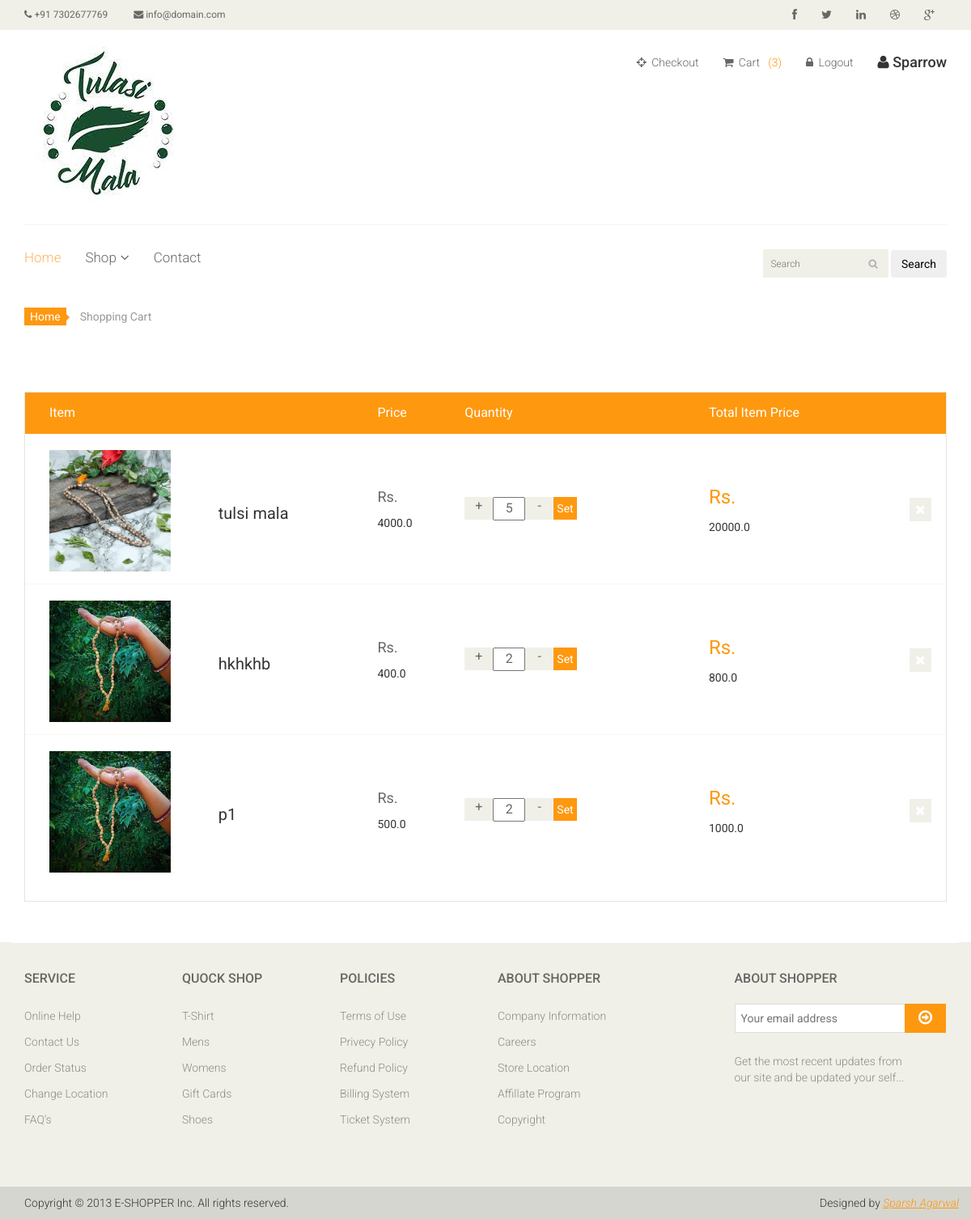
Page /cart (signed in) on the earlier database version.
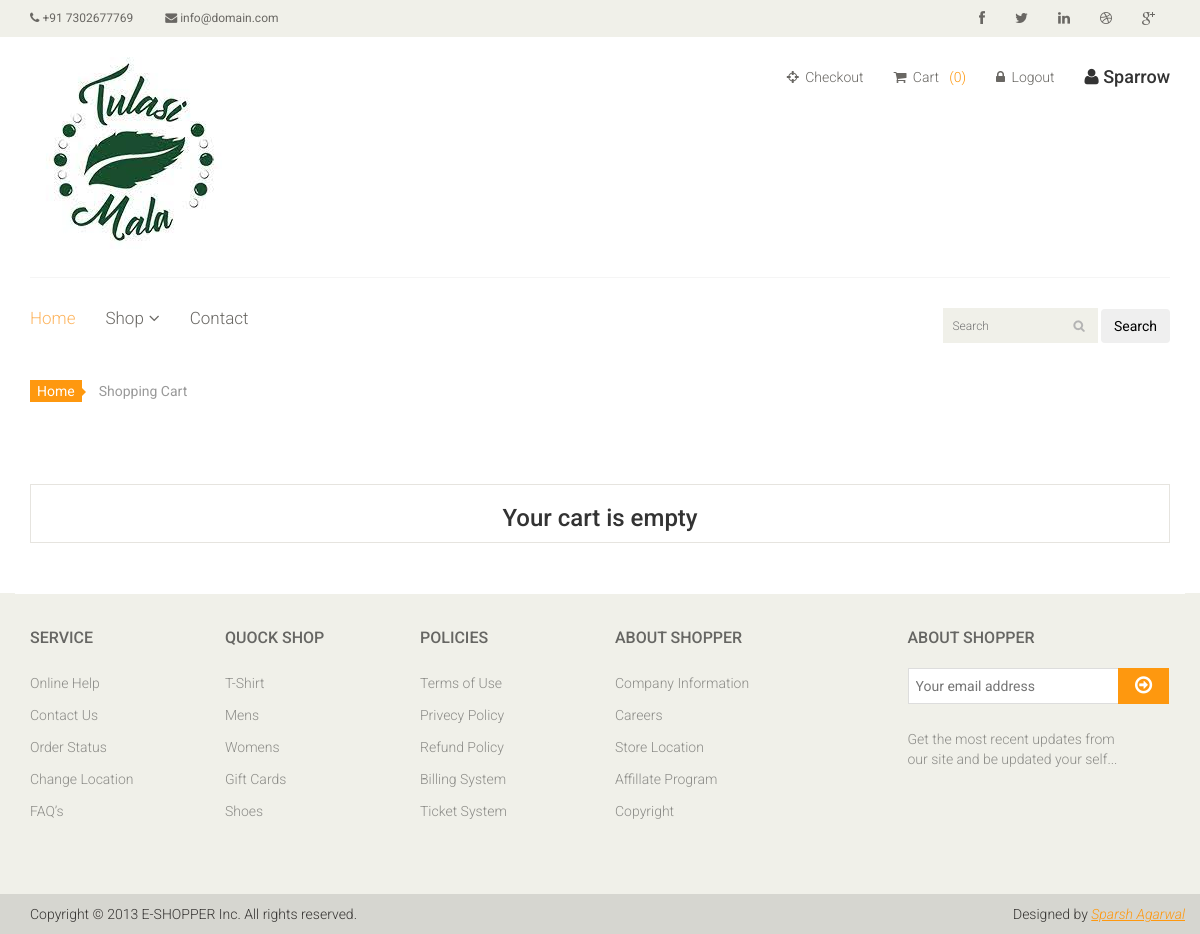
Same page on the later database version.
### core/models.py (models this page shows, shortened)
class Cart(models.Model):
    user = models.ForeignKey(User, on_delete=models.CASCADE)
    product = models.ForeignKey(Product, on_delete=models.CASCADE)
    quantity = models.IntegerField(default=1)

class Product(models.Model):
    name = models.CharField(max_length=100)
    category = models.ForeignKey('Category', on_delete=models.CASCADE)
    slug = models.SlugField(unique=True, null=True, blank=True)
    desc = models.TextField()
    price = models.FloatField(default=0.0)
    product_available_count = models.IntegerField(default=0)
    img = models.ImageField(upload_to='images/')
    def __str__(self):
        return self.name

### core/views.py (the view, shortened to what this page needs)
# urls.py: path('cart', views.cart, name='cart'),
def cart(request):
    if request.user.is_authenticated:
        if Cart.objects.filter(user=request.user).exists():
            order = Order.objects.get(user=request.user, ordered=False)
            cart_items = Cart.objects.filter(user=request.user)
            len_of_cart = len(Cart.objects.filter(user=request.user))
            cart_prod_and_price = []
            for item in cart_items:
                cart_prod_and_price.append([item,(item.quantity * item.product.price)])
            print(cart_prod_and_price)
            return render(request, 'core/cart.html', {'order': order, 'len_of_cart': len_of_cart,'cart_prod_and_price':cart_prod_and_price})
        len_of_cart = len(Cart.objects.filter(user=request.user))
        return render(request, 'core/cart.html', {'message': "Your cart is empty", 'len_of_cart': len_of_cart})
    return redirect("/accounts/user_login")

### templates/core/cart.html (shortened to what this page needs)
{% extends './base.html' %} {% load static %} {% block start %}
<section id="cart_items">
  <div class="container">
    <div class="breadcrumbs">
      <ol class="breadcrumb">
        <li><a href="#">Home</a></li>
        <li class="active">Shopping Cart</li>
      </ol>
    </div>
    <div class="table-responsive cart_info">
      {% if not message %}
      <table class="table table-condensed">
        <thead>
          <tr class="cart_menu">
            <td class="image">Item</td>
            <td class="description"></td>
            <td class="price">Price</td>
            <td class="quantity">Quantity</td>
            <td class="total">Total Item Price</td>
            <td></td>
          </tr>
        </thead>
        <tbody>
          {% for items in cart_prod_and_price %}
            <tr>
              <td class="cart_product">
                <a href=""><img style="width: 15rem" src="{{ items.0.product.img.url }}" alt=""/></a>
              </td>
              <td class="cart_description">
                <h4><a href="">{{ items.0.product }}</a></h4>
              </td>
              <td class="cart_price">
                <p>Rs.</p>
                {{ items.0.product.price }}
              </td>
              <td class="cart_quantity">
                <form method="post" class="cart_quantity_button"> {% csrf_token %}
                  <a class="cart_quantity_up plus-btn" data-item-id="{{ items.0.pk }}">+</a>
                  {% if quantity and items.0.product.slug == inst_product %}
                  <input class="cart_quantity_input" type="text" name="quantity" value="{{quantity}}" readonly autocomplete="off" size="2"/>
                  {% else %}
                  <input class="cart_quantity_input" type="text" name="quantity" value="{{ items.0.quantity }}" readonly autocomplete="off" size="2"/>
                  {% endif %}
                  <a class="cart_quantity_down minus-btn" data-item-id="{{ items.pk }}">-</a>
                  <input type="submit" style="background: #FE980F; border: none; color: white; padding: 0.4rem " value="Set">
                </form>
              </td>
              <td class="cart_total">
                <p class="cart_total_price">Rs.</p>
                {{ items.1 }}
              </td>
              <td class="cart_delete">
                <a class="cart_quantity_delete" href="/remove_cart_items/{{ items.0.pk }}"><i class="fa fa-times"></i></a>
              </td>
            </tr>
          {% endfor %}
        </tbody>
      </table>
      {% else %}
      <h3 style="text-align: center">{{message}}</h3>
      {% endif %}
    </div>
  </div>
</section>
{% endblock %}

### templates/core/base.html (shortened to what the changed rows need)
{% load static %}
{% load  cart_template_tag %}
<!DOCTYPE html>
<html lang="en">
  <head>
    <link href="{% static 'css/bootstrap.min.css' %}" rel="stylesheet" />
    <link href="{% static 'css/font-awesome.min.css' %}" rel="stylesheet" />
    <link href="{% static 'css/prettyPhoto.css' %}" rel="stylesheet" />
    <link href="{% static 'css/price-range.css' %}" rel="stylesheet" />
    <link href="{% static 'css/animate.css' %}" rel="stylesheet" />
    <link href="{% static 'css/main.css' %}" rel="stylesheet" />
    <link href="{% static 'css/responsive.css' %}" rel="stylesheet" />
    </head
  >
  <body>
    <header id="header">
      <div class="header-middle">
        <div class="container">
          <div class="row">
            <div class="col-sm-8">
              <div class="shop-menu pull-right">
                <ul class="nav navbar-nav">
                  <li>
                    <a href="/cart"><i class="fa fa-shopping-cart"></i> Cart&nbsp;&nbsp;
                      {% if user.is_authenticated %}
                      <div style="color: #fe980f; display: inline;">({{ len_of_cart }})</div>
                      {% endif %}
                    </a>
                  </li>
                </ul>
              </div>
            </div>
          </div>
        </div>
      </div>
    </header>
    {% block start %}
    {% endblock %}
    <footer id="footer">
        <div class="footer-widget">
          <div class="container">
            <div class="row">
              <div class="col-sm-2">
                <div class="single-widget">
                  <h2>Service</h2>
                </div>
              </div>
              <div class="col-sm-2">
                <div class="single-widget">
                  <h2>Quock Shop</h2>
                </div>
              </div>
              <div class="col-sm-2">
                <div class="single-widget">
                  <h2>Policies</h2>
                </div>
              </div>
              <div class="col-sm-2">
                <div class="single-widget">
                  <h2>About Shopper</h2>
                </div>
              </div>
              <div class="col-sm-3 col-sm-offset-1">
                <div class="single-widget">
                  <h2>About Shopper</h2>
                </div>
              </div>
            </div>
          </div>
        </div>
      </footer>
    </body>
  </html>

Differences in the rows shown:
removed Cart: product.img (picture), product.name "tulsi mala", product.price "4000.0", quantity "5", items "20000.0"
removed Cart: product.img (picture), product.name "hkhkhb", product.price "400.0", quantity "2", items "800.0"
removed Cart: product.img (picture), product.name "p1", product.price "500.0", quantity "2", items "1000.0"
Other differences:
{{ len_of_cart }}: "3" → "0"
{{ message }}: (not shown) → "Your cart is empty"
text no longer shown: "Item Price Quantity Total Item Price"
